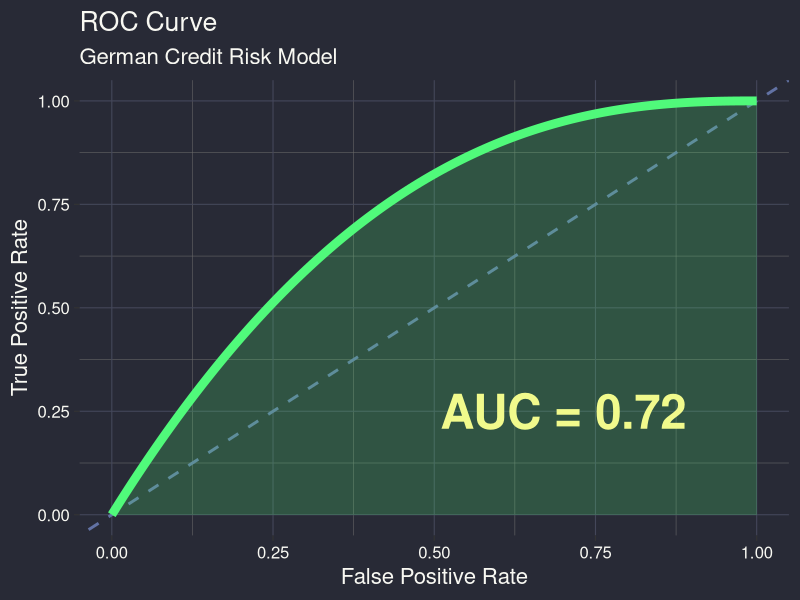

Write the R code that produced this figure.
library(ggplot2)
BG <- "#282a36"
FG <- "#f8f8f2"
GREEN <- "#50fa7b"
YELLOW <- "#f1fa8c"

# ROC Curve
fpr <- seq(0, 1, length.out = 200)
tpr <- 1 - (1 - fpr)^2.5
roc_df <- data.frame(FPR = fpr, TPR = tpr)

p2 <- ggplot(roc_df, aes(x = FPR, y = TPR)) +
  geom_abline(linetype = "dashed", color = "#6272a4", linewidth = 1) +
  geom_line(color = GREEN, linewidth = 3) +
  geom_area(fill = GREEN, alpha = 0.2) +
  # Simple text annotation instead of rect
  annotate("text", x = 0.7, y = 0.25, label = "AUC = 0.72", 
           color = YELLOW, size = 12, fontface = "bold", bg = BG) +
  labs(title = "ROC Curve", subtitle = "German Credit Risk Model",
       x = "False Positive Rate", y = "True Positive Rate") +
  theme_dark(16) +
  theme(
    plot.background = element_rect(fill = BG, color = BG),
    panel.background = element_rect(fill = BG),
    panel.grid.major = element_line(color = "#44475a"),
    text = element_text(color = FG),
    axis.text = element_text(color = FG, size = 12)
  ) +
  xlim(0, 1) + ylim(0, 1)

ggsave("/home/openclaw/.openclaw/workspace/reveal-cpvbcdd-202501/ciencia-dados/images/roc-curve.png",
       plot = p2, width = 8, height = 5, dpi = 200, bg = BG)

cat("ROC Curve saved\n")
